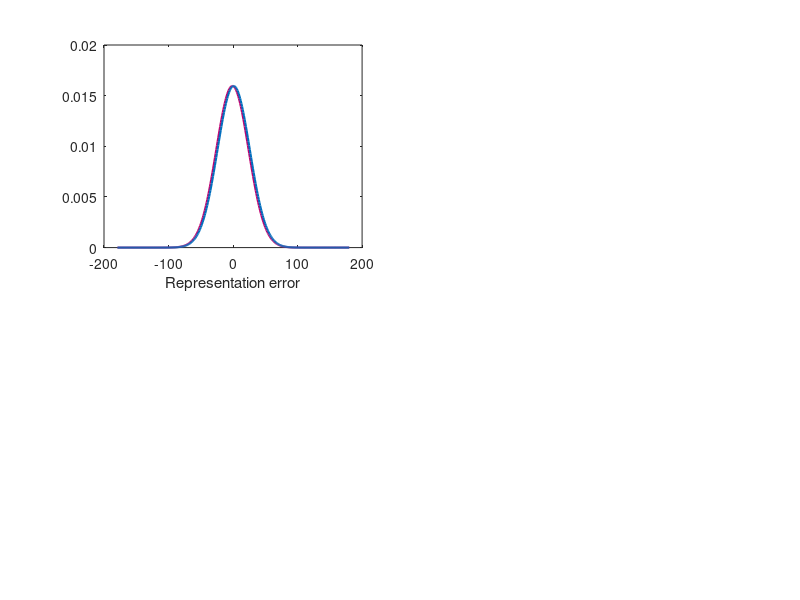

Write the MATLAB code that produced this figure. (Note: this script raises an error after producing the figure.)
%% Make hypothetical probability distributions
% Sarah Master, first-year talk & paper content

condcolors = [190 0 110; 0 110 190]./255;

xs = -179:180;

hard_error = -1;
hard_precision = 25;

easy_error = 1;
easy_precision = 25;

figure; subplot(2,2,1)
hard_dist = normpdf(xs,hard_error,hard_precision);
easy_dist = normpdf(xs,easy_error,easy_precision); 
plot(xs,hard_dist,'LineWidth',1.5,'Color',condcolors(1,:),'DisplayName','Hard trial')
hold on
plot(xs,easy_dist,'LineWidth',1.5,'Color',condcolors(2,:),'DisplayName','Easy trial')
xlabel('Representation error')
ax = gca; ax.FontSize = 12;
title('No changes based on trial type')

hard_error = 0;
hard_precision = 25;

easy_error = 70;
easy_precision = 25;

subplot(2,2,2)
hard_dist = normpdf(xs,hard_error,hard_precision);
easy_dist = normpdf(xs,easy_error,easy_precision); 
plot(xs,hard_dist,'LineWidth',1.5,'Color',condcolors(1,:),'DisplayName','Hard trial')
hold on
plot(xs,easy_dist,'LineWidth',1.5,'Color',condcolors(2,:),'DisplayName','Easy trial')
xlabel('Representation error')
ax = gca; ax.FontSize = 12;
title('Hard trials more accurate')


hard_error = -1;
hard_precision = 25;

easy_error = 1;
easy_precision = 50;

subplot(2,2,3)
hard_dist = normpdf(xs,hard_error,hard_precision);
easy_dist = normpdf(xs,easy_error,easy_precision); 
plot(xs,hard_dist,'LineWidth',1.5,'Color',condcolors(1,:),'DisplayName','Hard trial')
hold on
plot(xs,easy_dist,'LineWidth',1.5,'Color',condcolors(2,:),'DisplayName','Easy trial')
xlabel('Representation error')
ax = gca; ax.FontSize = 12;
legend('Location','Best')
title('Hard trials more precise')

hard_error = 0;
hard_precision = 25;

easy_error = 70;
easy_precision = 50;

subplot(2,2,4)
hard_dist = normpdf(xs,hard_error,hard_precision);
easy_dist = normpdf(xs,easy_error,easy_precision); 
plot(xs,hard_dist,'LineWidth',1.5,'Color',condcolors(1,:),'DisplayName','Hard trial')
hold on
plot(xs,easy_dist,'LineWidth',1.5,'Color',condcolors(2,:),'DisplayName','Easy trial')
xlabel('Representation error')
ax = gca; ax.FontSize = 12;
legend('Location','Best')
title('Hard trials more accurate & precise')
fig = gcf; fig.Color = 'w';


%% Make theory figure

plot_bumps([0.5],[0.5],[0.25],[0.5])
fig = gcf; fig.Color = 'w';
zlabel('Activity of neural population')
xlabel('Cortical surface')

plot_bumps([0.5],[0.5],[0.25],[1])
fig = gcf; fig.Color = 'w';
